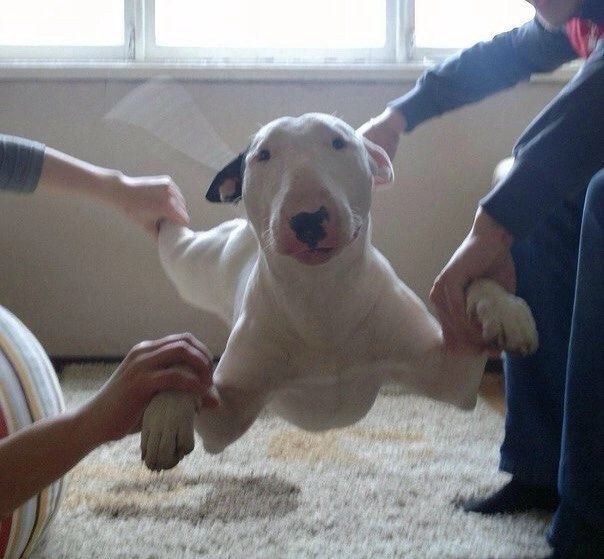
#> input picture lab2/8.jpg, 604 x 559 px
$ jupyter execute --allow-errors lab2.ipynb
#> lines starting #> are read from the running program, lines starting #| are printed output that depends on the picture
[cell 1]
#1 Завдання
import pandas as pd
import seaborn as sns
import matplotlib.pyplot as plt
from sklearn.model_selection import train_test_split
from sklearn.metrics import classification_report, confusion_matrix, accuracy_score
from sklearn.preprocessing import StandardScaler
from sklearn.preprocessing import StandardScaler, LabelEncoder
from sklearn.preprocessing import LabelEncoder
from sklearn.decomposition import PCA
from sklearn.manifold import TSNE
import seaborn as sns


# Завантажуємо дані
#> (the rest of this cell did not finish here and is left out)

#> (a cell that did not finish here is left out)

[cell 3]
# Перетворення категоріальних змінних за допомогою LabelEncoder
label_encoders = {}
categorical_cols = ['Color', 'Spectral_Class', 'Type']

#> (the rest of this cell did not finish here and is left out)

#> (a cell that did not finish here is left out)

#> (a cell that did not finish here is left out)

[cell 6]
# Візуалізація PCA
plt.figure(figsize=(14, 6))

plt.subplot(1, 2, 1)
#> (the rest of this cell did not finish here and is left out)

[cell 7]
#2 Завдання

[cell 8]
from PIL import Image
import numpy as np
from sklearn.cluster import KMeans
import matplotlib.pyplot as plt

# Функція для квантування зображення
def quantize_image(image, k):
    # Перетворення зображення в двовимірний масив пікселів (RGB)
    pixels = np.array(image).reshape(-1, 3)

    # Використання k-means для квантування
    kmeans = KMeans(n_clusters=k)
    kmeans.fit(pixels)

    # Замінюємо кольори пікселів центроїдами кластерів
    new_pixels = kmeans.cluster_centers_[kmeans.labels_]
    new_image = new_pixels.reshape(image.size[1], image.size[0], 3).astype(np.uint8)

    return Image.fromarray(new_image)

[cell 9]
# Завантаження зображення через Pillow
image_path = '8.jpg'  # Вкажіть шлях до вашого зображення
image = Image.open(image_path)
#> image is the input picture: PIL image 604x559 RGB; mean R, G, B 123.7, 122.1, 124.2

[cell 10]
# Візуалізація оригінального зображення та квантування для різних рівнів
levels = [64, 32, 16, 8]

plt.figure(figsize=(12, 8))
plt.subplot(2, 3, 1)
plt.imshow(image)
plt.title('Original Image')
plt.axis('off')

for i, k in enumerate(levels):
    quantized_image = quantize_image(image, k)
    plt.subplot(2, 3, i+2)
    plt.imshow(quantized_image)
    plt.title(f'Quantized Image - {k} colors')
    plt.axis('off')

plt.tight_layout()
plt.show()
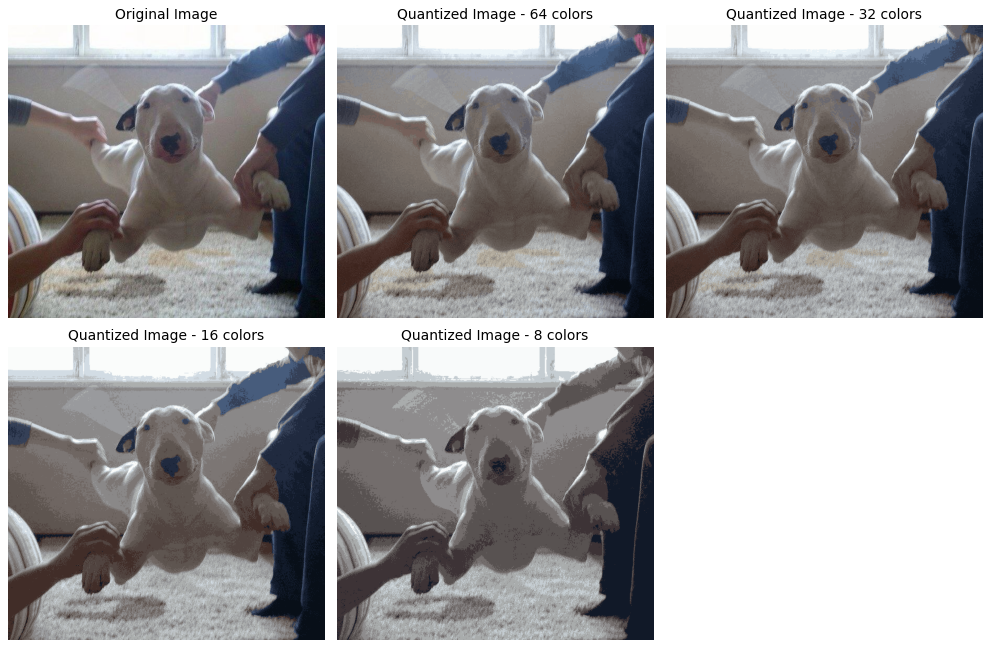
#> figure drawn by matplotlib, 5 panels

[cell 11]
#3 Завдання

[cell 12]
import pandas as pd
from sklearn.naive_bayes import MultinomialNB
import re
import nltk
from nltk.corpus import stopwords
from sklearn.feature_extraction.text import TfidfVectorizer
from sklearn.model_selection import train_test_split
from sklearn.naive_bayes import MultinomialNB
from sklearn.metrics import classification_report, accuracy_score
from wordcloud import WordCloud
import matplotlib.pyplot as plt

# Завантаження даних
#> (the rest of this cell did not finish here and is left out)

[cell 13]
# Передобробка тексту
nltk.download('stopwords')
#> (this line was passed over: nltk is not available in this run)
